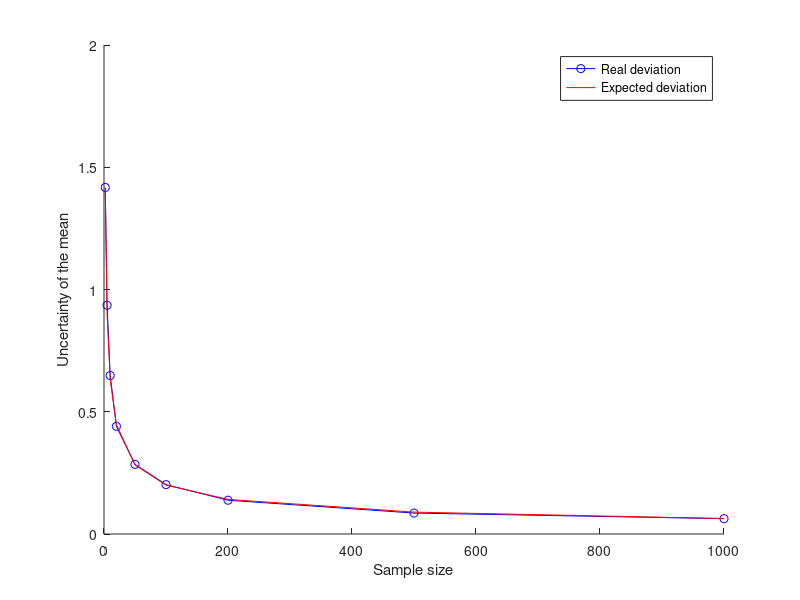

The MATLAB source for this figure: (Note: this script raises an error after producing the figure.)
%Exercise 1. Write a function that calculates the correlation between two
%input vectors. Use only MATLAB functions (mean, std, etc.)
vector1 = randn(1000,1);
vector2 = randn(1000,1);
correlation = corr(vector1, vector2);

%Exercise 2. Conduct Monte Carlo simulations in which samples are drawn 
%from ? Gaussian distribution with mean 10 and standard deviation 2. 
%For each of various sample sizes (? = 2, 5, 10, 20, 50,100,200,500, 1000),
%draw 1,000 random samples, compute the mean of each sample, and quantify 
%the spread in the results ?? computing standard deviation. Then make ? 
%line plot that shows the relationship between sample size (x-axis) and 
%the uncertainty (spread) of the mean (y-axis). On the same figure, draw ? 
%line that shows the theoretical expectation.
inputstddev = 2;
inputmean = 10;
samplesize = 1000;

results = zeros(1,1000);
sample_sizes = [2,5,10,20,50,100,200,500,1000];
devs = [];
expected_devs = [];

for i=1:length(sample_sizes)
        means = zeros(1,1000);
        for j=1:1000
            vector1 = inputmean + randn(sample_sizes(i),1)*inputstddev;
            means(j) = mean(vector1);
        end
        stDeviation = std(means);
        devs(end+1) = stDeviation;
        expected_devs(end+1) = 2 / sqrt(sample_sizes(i));
end

figure; hold on;
plot(sample_sizes, devs, 'b-o');
plot(sample_sizes, expected_devs, 'r-');
xlabel('Sample size');
ylabel('Uncertainty of the mean');
hold off;

legend('Real deviation','Expected deviation')

%Exercise 3. Write ? function that accepts an input vector and retums ? new vector representing ? bootstrap sample drawn from the original vector. 
bootstraped = bootstrap(randn(1000,1));
disp(bootstraped);


%Exercise 4. Modify the function in Exercise 3 to accept another input specifying the number of bootstrap samples to draw. Then have the function retum ? 2D matrix with different bootstrap samples in the columns of the matrix. Avoid the use of for-loops in this function so that the function is fast. 
bootstraped = bootstrap(randn(1000,1), 4);
disp(bootstraped);

%Exercise 5. Generate some co?elated data (two varia?es). Visualize the data using ? scatter plot. Then compute ? 2D histogram of these data and visualize the histogram as an image. Compute the marginal distribution of the data (showing the distribution of the data on each varia?e separately) and then compute the joint distribution that we would expect to observe if the varia?es were independent. Visualize this distribution as an image.
%Generate two correlating vectors%
input_mean = 10;
sigma = 2;
M = input_mean + sigma*randn(1000,2);
R = [1 0.8; 0.8 1];
L = chol(R);
M = M*L;
vector1 = M(:,1);
vector2 = M(:,2);
%Prove the correlation%
correlation = corr(vector1, vector2);

%Visualizing the data with use of scatter plot%
figure; hold on;
scatter(vector1, vector2, 'r.')
hold off;

%Visualize both variables on the same bar chart%
figure; hold on;
hist([vector1, vector2], 50);
hold off;

d = marginaldist(vector1, vector2);
d;

%Exercise 3
function s = bootstrap(x)
    s = bootstrp(1,@mean,x);
end

%Exercise 4
function s = bootstrap(vector, samples_number)
    s = bootstrp(samples_number,@mean,vector);
end